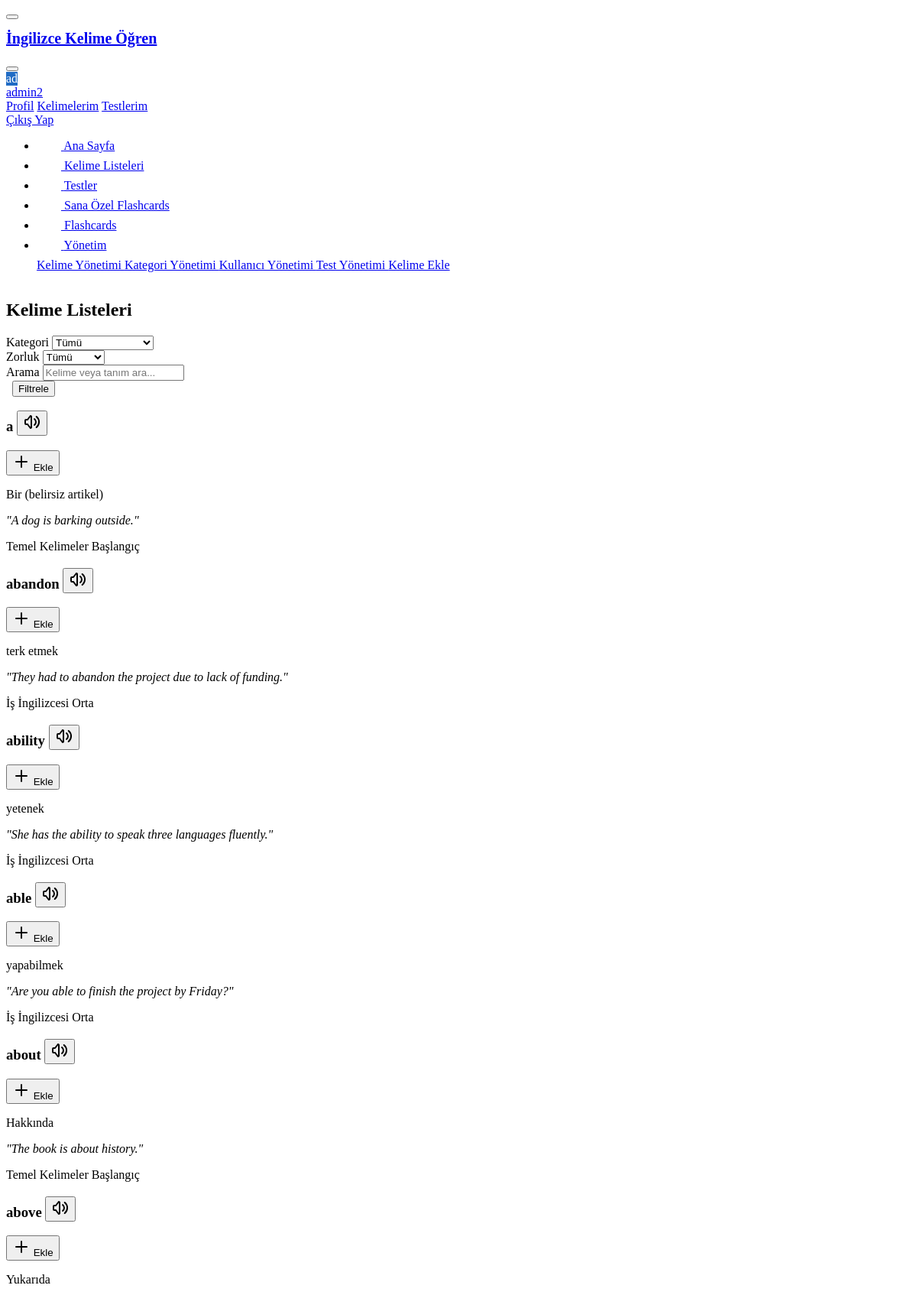
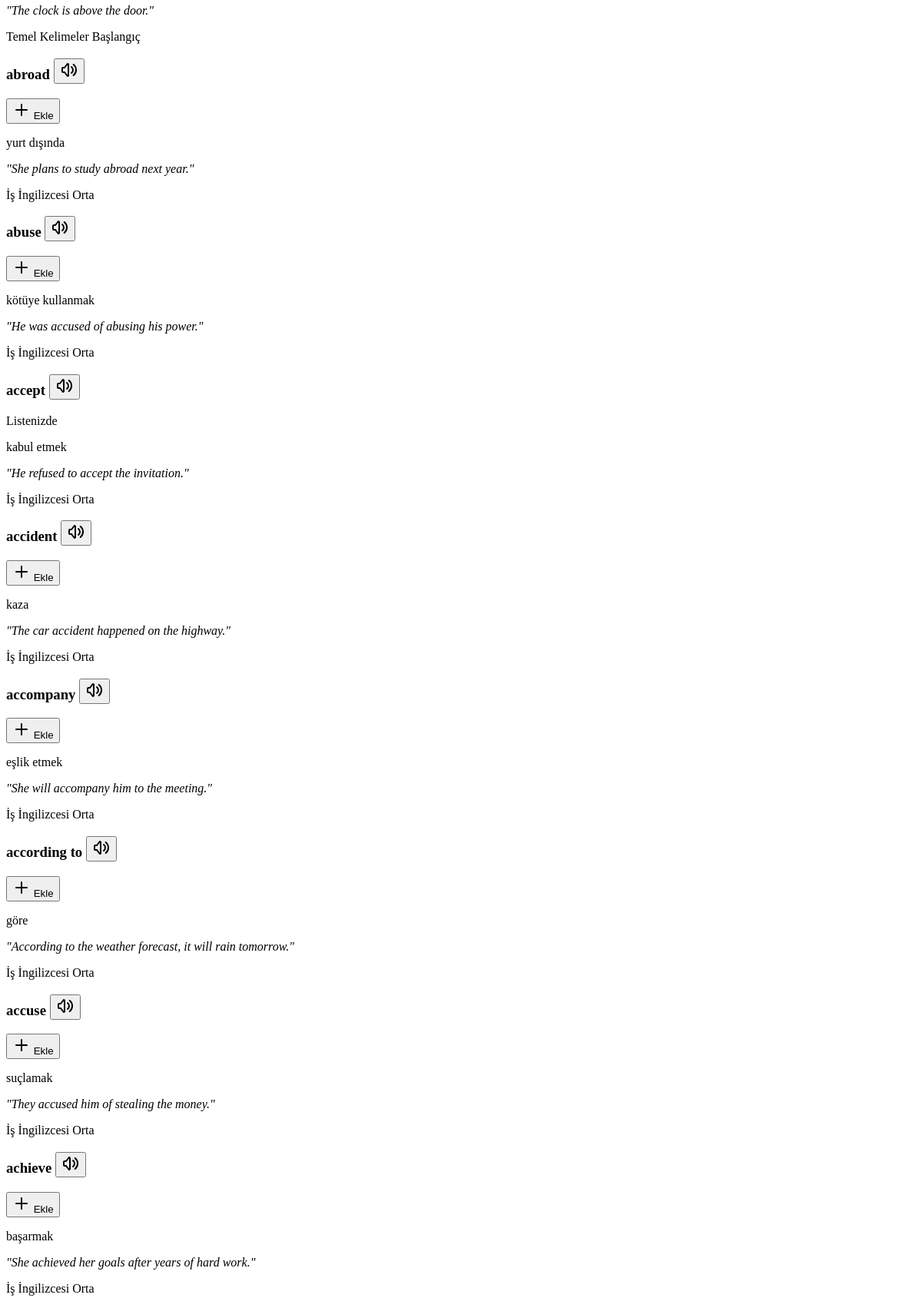
Screenshot of /word-lists.php (signed in, upper part) with the database file from the repository (2 pictures, top to bottom).
### tables this page shows
CREATE TABLE `words` (
  `id` int(11) NOT NULL AUTO_INCREMENT,
  `word` varchar(100) NOT NULL,
  `pronunciation` varchar(100) DEFAULT NULL,
  `definition` text NOT NULL,
  `example_sentence` text DEFAULT NULL,
  `image_url` varchar(255) DEFAULT NULL,
  `audio_url` varchar(255) DEFAULT NULL,
  `category_id` int(11) DEFAULT NULL,
  `difficulty_level` enum('beginner','intermediate','advanced') DEFAULT 'beginner',
  `created_by` int(11) DEFAULT NULL,
  `is_approved` tinyint(1) DEFAULT 0,
  `created_at` timestamp NOT NULL DEFAULT current_timestamp(),
  `updated_at` timestamp NOT NULL DEFAULT current_timestamp() ON UPDATE current_timestamp(),
  PRIMARY KEY (`id`),
  KEY `created_by` (`created_by`),
  KEY `idx_words_category` (`category_id`),
  KEY `idx_words_difficulty` (`difficulty_level`),
  CONSTRAINT `words_ibfk_1` FOREIGN KEY (`category_id`) REFERENCES `categories` (`id`) ON DELETE SET NULL,
  CONSTRAINT `words_ibfk_2` FOREIGN KEY (`created_by`) REFERENCES `users` (`id`) ON DELETE SET NULL
);

CREATE TABLE `categories` (
  `id` int(11) NOT NULL AUTO_INCREMENT,
  `name` varchar(50) NOT NULL,
  `description` text DEFAULT NULL,
  `parent_id` int(11) DEFAULT NULL,
  `created_at` timestamp NOT NULL DEFAULT current_timestamp(),
  PRIMARY KEY (`id`),
  KEY `parent_id` (`parent_id`),
  CONSTRAINT `categories_ibfk_1` FOREIGN KEY (`parent_id`) REFERENCES `categories` (`id`) ON DELETE SET NULL
);

### word-lists.php (the view, shortened to what this page needs)
<?php
include 'includes/header/header.php';
try {
    $db = dbConnect();
    $search = isset($_GET['search']) ? cleanInput($_GET['search']) : '';
    $page = isset($_GET['page']) ? (int)$_GET['page'] : 1;
    $perPage = 20;
    $offset = ($page - 1) * $perPage;
    $sql = "
        SELECT w.*, c.name as category_name,
               CASE WHEN uw.word_id IS NOT NULL THEN 1 ELSE 0 END as is_in_list
        FROM words w
        LEFT JOIN categories c ON w.category_id = c.id
        LEFT JOIN user_words uw ON w.id = uw.word_id AND uw.user_id = :user_id
        WHERE w.is_approved = 1
    ";
    $params = [':user_id' => $_SESSION['user_id']];
    $sql .= " ORDER BY w.word LIMIT :offset, :limit";
    $params[':offset'] = $offset;
    $params[':limit'] = $perPage;
    $stmt = $db->prepare($sql);
    foreach ($params as $key => $value) {
        $stmt->bindValue($key, $value, is_int($value) ? PDO::PARAM_INT : PDO::PARAM_STR);
    }
    $stmt->execute();
    $words = $stmt->fetchAll();
} catch (PDOException $e) {
    logError('Word list error: ' . $e->getMessage());
    $error = 'Kelimeler yüklenirken bir hata oluştu';
}
?>
<div class="container-xl">
    <div class="page-header d-print-none">
        <div class="row align-items-center">
            <div class="col">
                <h2 class="page-title">Kelime Listeleri</h2>
            </div>
        </div>
    </div>
    <div class="card mb-3">
        <div class="card-body">
            <form method="get" class="row g-3">
                <div class="col-md-3">
                    <label class="form-label">Kategori</label>
                    <select name="category" class="form-select">
                        <option value="">Tümü</option>
                    </select>
                </div>
                <div class="col-md-3">
                    <label class="form-label">Zorluk</label>
                    <select name="difficulty" class="form-select">
                        <option value="">Tümü</option>
                    </select>
                </div>
                <div class="col-md-4">
                    <label class="form-label">Arama</label>
                    <input type="text" name="search" class="form-control" value="<?php echo htmlspecialchars($search); ?>" placeholder="Kelime veya tanım ara...">
                </div>
                <div class="col-md-2">
                    <label class="form-label">&nbsp;</label>
                    <button type="submit" class="btn btn-primary w-100">Filtrele</button>
                </div>
            </form>
        </div>
    </div>
    <?php if (isset($error)): ?>
    <div class="alert alert-danger">
        <?php echo $error; ?>
    </div>
    <?php else: ?>
    <div class="row row-cards">
        <?php foreach ($words as $word): ?>
        <div class="col-md-6 col-lg-4">
            <div class="card">
                <div class="card-body">
                    <div class="d-flex justify-content-between align-items-center">
                        <h3 class="card-title mb-0">
                            <?php echo htmlspecialchars($word['word']); ?>
                            <button class="btn btn-icon btn-sm" onclick="playPronunciation('<?php echo htmlspecialchars($word['word']); ?>')">
                            </button>
                        </h3>
                        <?php if (!$word['is_in_list']): ?>
                        <button class="btn btn-primary btn-sm" onclick="addWord(<?php echo $word['id']; ?>, this)">
                            Ekle
                        </button>
                        <?php else: ?>
                        <span class="badge bg-success">Listenizde</span>
                        <?php endif; ?>
                    </div>
                    <p class="text-muted mb-2">
                        <?php echo htmlspecialchars($word['definition']); ?>
                    </p>
                    <?php if ($word['example_sentence']): ?>
                    <p class="text-muted small mb-2">
                        <em>"<?php echo htmlspecialchars($word['example_sentence']); ?>"</em>
                    </p>
                    <?php endif; ?>
                    <div class="d-flex justify-content-between align-items-center mt-3">
                        <span class="badge bg-blue-lt">
                            <?php echo htmlspecialchars($word['category_name']); ?>
                        </span>
                        <span class="badge bg-<?php echo getDifficultyColor($word['difficulty_level']); ?>-lt">
                            <?php echo getDifficultyLabel($word['difficulty_level']); ?>
                        </span>
                    </div>
                </div>
            </div>
        </div>
        <?php endforeach; ?>
    </div>
    <?php endif; ?>
</div>
<?php
include 'includes/footer/footer.php';
function getDifficultyColor($level) {
    switch ($level) {
        case 'beginner':
            return 'green';
        case 'intermediate':
            return 'yellow';
    }
}
function getDifficultyLabel($level) {
    switch ($level) {
        case 'beginner':
            return 'Başlangıç';
        case 'intermediate':
            return 'Orta';
    }
}
?>

### assets/css/style.css (style rules this page uses)
:root { --primary-color: #206bc4; --secondary-color: #626976; --success-color: #2fb344; --warning-color: #f76707; --danger-color: #d63939; --info-color: #4299e1; --bg-color: #ffffff; --text-color: #1f2937; --card-bg: #ffffff; --border-color: #e5e7eb; }

### rows the page displays
words: word "a", definition "Bir (belirsiz artikel)", example_sentence "A dog is barking outside.", category.name "Temel Kelimeler", difficulty_level "Başlangıç"
words: word "abandon", definition "terk etmek", example_sentence "They had to abandon the project due to lack of funding.", category.name "İş İngilizcesi", difficulty_level "Orta"
words: word "ability", definition "yetenek", example_sentence "She has the ability to speak three languages fluently.", category.name "İş İngilizcesi", difficulty_level "Orta"
words: word "able", definition "yapabilmek", example_sentence "Are you able to finish the project by Friday?", category.name "İş İngilizcesi", difficulty_level "Orta"
words: word "about", definition "Hakkında", example_sentence "The book is about history.", category.name "Temel Kelimeler", difficulty_level "Başlangıç"
words: word "above", definition "Yukarıda", example_sentence "The clock is above the door.", category.name "Temel Kelimeler", difficulty_level "Başlangıç"
words: word "abroad", definition "yurt dışında", example_sentence "She plans to study abroad next year.", category.name "İş İngilizcesi", difficulty_level "Orta"
words: word "abuse", definition "kötüye kullanmak", example_sentence "He was accused of abusing his power.", category.name "İş İngilizcesi", difficulty_level "Orta"
words: word "accept", shows "Listenizde", definition "kabul etmek", example_sentence "He refused to accept the invitation.", category.name "İş İngilizcesi", difficulty_level "Orta"
words: word "accident", definition "kaza", example_sentence "The car accident happened on the highway.", category.name "İş İngilizcesi", difficulty_level "Orta"
words: word "accompany", definition "eşlik etmek", example_sentence "She will accompany him to the meeting.", category.name "İş İngilizcesi", difficulty_level "Orta"
words: word "according to", definition "göre", example_sentence "According to the weather forecast, it will rain tomorrow.", category.name "İş İngilizcesi", difficulty_level "Orta"
words: word "accuse", definition "suçlamak", example_sentence "They accused him of stealing the money.", category.name "İş İngilizcesi", difficulty_level "Orta"
words: word "achieve", definition "başarmak", example_sentence "She achieved her goals after years of hard work.", category.name "İş İngilizcesi", difficulty_level "Orta"

### other values shown
substr($_SESSION['username'], 0, 2) "ad"
$_SESSION['username'] "admin2"
